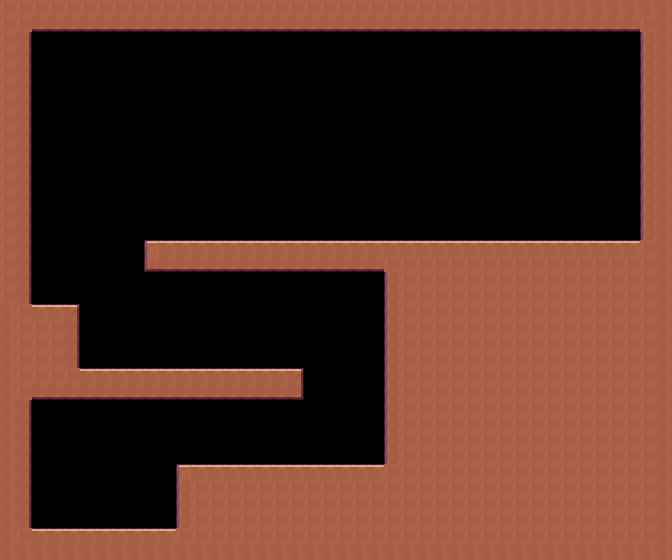

Tiled map render using the project's own tile images. Description and the whole map definition, tile-layer contents included, below:
An orthogonal 42x35 tile map with 16x16 px tiles, 1 tile layer (ground) and 6 objects.

<map version="1.10" tiledversion="1.11.2" orientation="orthogonal" renderorder="right-down" width="42" height="35" tilewidth="16" tileheight="16" infinite="0" nextlayerid="3" nextobjectid="15">
 <tileset firstgid="1" name="Inca_front_by_Kronbits-extended" tilewidth="16" tileheight="16" tilecount="280" columns="20">
  <image source="../assets/tiles/Inca_front_by_Kronbits-extended.png" width="320" height="224" />
 </tileset>
 <layer id="1" name="ground" width="42" height="35">
  <data encoding="csv">
32,32,32,32,32,32,32,32,32,32,32,32,32,32,32,32,32,32,32,32,32,32,32,32,32,32,32,32,32,32,53,53,53,53,53,53,53,53,53,53,53,53,
32,32,72,72,72,72,72,72,72,72,72,72,72,72,72,72,72,72,72,72,72,72,72,72,72,72,72,72,72,72,72,72,72,72,72,72,72,72,72,72,32,53,
32,34,0,0,0,0,0,0,0,0,0,0,0,0,0,0,0,0,0,0,0,0,0,0,0,0,0,0,0,0,0,0,0,0,0,0,0,0,0,0,31,53,
32,34,0,0,0,0,0,0,0,0,0,0,0,0,0,0,0,0,0,0,0,0,0,0,0,0,0,0,0,0,0,0,0,0,0,0,0,0,0,0,31,53,
32,34,0,0,0,0,0,0,0,0,0,0,0,0,0,0,0,0,0,0,0,0,0,0,0,0,0,0,0,0,0,0,0,0,0,0,0,0,0,0,31,53,
32,34,0,0,0,0,0,0,0,0,0,0,0,0,0,0,0,0,0,0,0,0,0,0,0,0,0,0,0,0,0,0,0,0,0,0,0,0,0,0,31,53,
32,34,0,0,0,0,0,0,0,0,0,0,0,0,0,0,0,0,0,0,0,0,0,0,0,0,0,0,0,0,0,0,0,0,0,0,0,0,0,0,31,53,
32,34,0,0,0,0,0,0,0,0,0,0,0,0,0,0,0,0,0,0,0,0,0,0,0,0,0,0,0,0,0,0,0,0,0,0,0,0,0,0,31,53,
32,34,0,0,0,0,0,0,0,0,0,0,0,0,0,0,0,0,0,0,0,0,0,0,0,0,0,0,0,0,0,0,0,0,0,0,0,0,0,0,31,53,
32,34,0,0,0,0,0,0,0,0,0,0,0,0,0,0,0,0,0,0,0,0,0,0,0,0,0,0,0,0,0,0,0,0,0,0,0,0,0,0,31,53,
32,34,0,0,0,0,0,0,0,0,0,0,0,0,0,0,0,0,0,0,0,0,0,0,0,0,0,0,0,0,0,0,0,0,0,0,0,0,0,0,31,53,
32,34,0,0,0,0,0,0,0,0,0,0,0,0,0,0,0,0,0,0,0,0,0,0,0,0,0,0,0,0,0,0,0,0,0,0,0,0,0,0,31,53,
32,34,0,0,0,0,0,0,0,0,0,0,0,0,0,0,0,0,0,0,0,0,0,0,0,0,0,0,0,0,0,0,0,0,0,0,0,0,0,0,31,53,
32,34,0,0,0,0,0,0,0,0,0,0,0,0,0,0,0,0,0,0,0,0,0,0,0,0,0,0,0,0,0,0,0,0,0,0,0,0,0,0,31,53,
32,34,0,0,0,0,0,0,0,0,0,0,0,0,0,0,0,0,0,0,0,0,0,0,0,0,0,0,0,0,0,0,0,0,0,0,0,0,0,0,31,53,
32,34,0,0,0,0,0,0,0,11,12,12,12,12,12,12,12,12,12,12,12,12,12,12,12,12,12,12,12,12,12,12,12,12,12,12,12,12,12,12,32,53,
32,34,0,0,0,0,0,0,0,71,72,72,72,72,72,72,72,72,72,72,72,72,72,72,32,32,32,32,32,32,32,32,32,32,32,32,32,32,32,32,32,53,
32,34,0,0,0,0,0,0,0,0,0,0,0,0,0,0,0,0,0,0,0,0,0,0,31,32,32,32,32,32,32,32,32,32,32,32,32,32,32,32,32,53,
32,34,0,0,0,0,0,0,0,0,0,0,0,0,0,0,0,0,0,0,0,0,0,0,31,32,32,32,32,32,32,32,32,32,32,32,32,32,32,32,32,53,
53,32,12,12,14,0,0,0,0,0,0,0,0,0,0,0,0,0,0,0,0,0,0,0,31,32,32,32,32,32,32,32,32,32,32,32,32,32,32,32,32,53,
53,32,32,32,34,0,0,0,0,0,0,0,0,0,0,0,0,0,0,0,0,0,0,0,31,32,32,32,32,32,32,32,32,32,32,32,32,32,32,32,32,53,
53,32,32,32,34,0,0,0,0,0,0,0,0,0,0,0,0,0,0,0,0,0,0,0,31,32,32,32,32,32,32,32,32,32,32,32,32,32,32,32,32,53,
53,32,32,32,34,0,0,0,0,0,0,0,0,0,0,0,0,0,0,0,0,0,0,0,31,32,32,32,32,32,32,32,32,32,32,32,32,32,32,32,32,53,
53,32,32,32,32,12,12,12,12,12,12,12,12,12,12,12,12,12,14,0,0,0,0,0,31,32,32,32,32,32,32,32,32,32,32,32,32,32,32,32,32,53,
53,32,72,72,72,72,72,72,72,72,72,72,72,72,72,72,72,72,74,0,0,0,0,0,31,32,32,32,32,32,32,32,32,32,32,32,32,32,32,32,32,53,
53,34,0,0,0,0,0,0,0,0,0,0,0,0,0,0,0,0,0,0,0,0,0,0,31,32,32,32,32,32,32,32,32,32,32,32,32,32,32,32,32,53,
53,34,0,0,0,0,0,0,0,0,0,0,0,0,0,0,0,0,0,0,0,0,0,0,31,32,32,32,32,32,32,32,32,32,32,32,32,32,32,32,32,53,
53,34,0,0,0,0,0,0,0,0,0,0,0,0,0,0,0,0,0,0,0,0,0,0,31,32,32,32,32,32,32,32,32,32,32,32,32,32,32,32,32,53,
53,34,0,0,0,0,0,0,0,0,0,0,0,0,0,0,0,0,0,0,0,0,0,0,31,32,32,32,32,32,32,32,32,32,32,32,32,32,32,32,32,53,
53,34,0,0,0,0,0,0,0,0,0,11,12,12,12,12,12,12,12,12,12,12,12,12,32,32,32,32,32,32,32,32,32,32,32,32,32,32,32,32,32,53,
53,34,0,0,0,0,0,0,0,0,0,31,32,32,32,32,32,32,32,32,32,32,32,32,32,32,32,32,32,32,32,32,32,32,32,32,32,32,32,32,32,53,
53,34,0,0,0,0,0,0,0,0,0,31,32,32,32,32,32,32,32,32,32,32,32,32,32,32,32,32,32,32,32,32,32,32,32,32,32,32,32,32,32,53,
53,34,0,0,0,0,0,0,0,0,0,31,32,32,32,32,32,32,32,32,32,32,32,32,32,32,32,32,32,32,32,32,32,32,32,32,32,32,32,32,32,53,
53,32,12,12,12,12,12,12,12,12,12,32,32,32,32,32,32,32,32,32,32,32,32,32,32,32,32,32,32,32,32,32,32,32,32,32,32,32,32,32,32,53,
53,53,53,53,53,53,53,53,53,53,53,53,53,53,53,53,53,53,53,53,53,53,53,53,53,53,53,53,53,53,53,53,53,53,53,53,53,53,53,53,53,53
</data>
 </layer>
 <objectgroup id="2" name="Entities">
  <object id="1" template="../assets/templates/DemoEnemy.tx" x="272" y="464" />
  <object id="11" template="../assets/templates/DemoEnemy.tx" x="176" y="368" />
  <object id="12" template="../assets/templates/DemoEnemy.tx" x="240" y="240" />
  <object id="13" template="../assets/templates/DemoEnemy.tx" x="448" y="240" />
  <object id="3" template="../assets/templates/Entrance.tx" x="49" y="495" />
  <object id="5" template="../assets/templates/Exit.tx" x="600" y="206" />
 </objectgroup>
</map>
